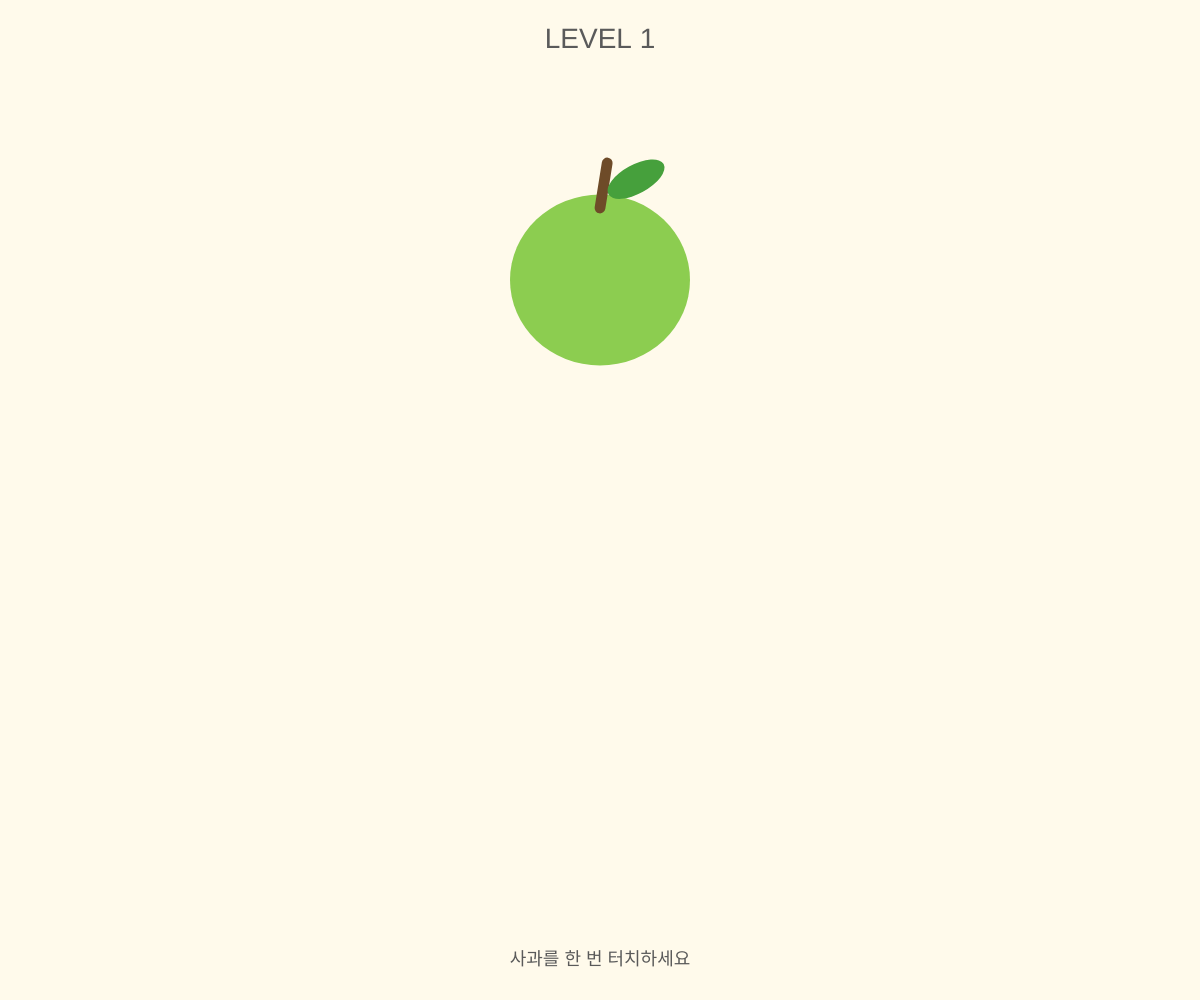
Frame 1 (no input)
Frame 60 (no input): identical to frame 1, image omitted
Frame 120 (the mouse pressed at the canvas centre since frame 60): identical to frame 1, image omitted

The p5.js sketch that drew this single still picture (run headless with seeded random() and noise() and a simulated clock; from frame 60 on, the mouse is pressed at the canvas centre):

// p5.js sketch
// ── sketch.js
let lv,s,a,b,n,lt,t,vy;
const R=()=>min(width,height)*.09;
function setup(){createCanvas(windowWidth,windowHeight);
textAlign(CENTER,CENTER);
start(1);}

function start(l){lv=l;
s='wait';
n=0;
lt=0;
vy=0;
b=null;
a={x:width/2,y:height*.28,body:true};}

function ap(x,y,body){
const r=R();
noStroke();
if(body){fill(140,205,80);
ellipse(x,y,r*2,r*1.9);}
stroke(110,75,40);
strokeWeight(r*.12);
strokeCap(ROUND);
line(x,y-r*.8,x+r*.08,y-r*1.3);
noStroke();
fill(70,160,60);
push();
translate(x+r*.4,y-r*1.12);
rotate(-.5);
ellipse(0,0,r*.7,r*.32);
pop();}

function draw(){
background(255,250,235);
let ox=0;
if(s=='done'&&millis()-t>700)start(2);
if(s=='shake'){const p=(millis()-t)/1200;
if(p>=1){s='fall';
vy=0;}
else ox=sin(p*TWO_PI*3)*R()*.3;}
if(s=='drag'){b.vx=lerp(b.vx,mouseX-b.x,.6);
b.vy=lerp(b.vy,mouseY-b.y,.6);
b.x=mouseX;
b.y=mouseY;}
if(s=='thrown'){
b.x+=b.vx;
b.y+=b.vy;
b.vx*=.985;
b.vy*=.985;
if(b.x<R()||b.x>width-R()){b.vx*=-1;
b.x=constrain(b.x,R(),width-R());}
if(b.y<R()||b.y>height-R()){b.vy*=-1;
b.y=constrain(b.y,R(),height-R());}
if(dist(a.x,a.y,b.x,b.y)<R()*1.9){s='fall';
vy=0;}
else if(mag(b.vx,b.vy)<.5)s='ready';}
if(s=='fall'){
vy+=.5;
a.y+=vy;
if(b)b.y+=vy;
if((b?min(a.y,b.y):a.y)>height+R()*2)start(lv%3+1);}
ap(a.x+ox,a.y,a.body);
if(b)ap(b.x,b.y,true);
fill(90);
noStroke();
textSize(28);
text('LEVEL '+lv,width/2,40);
textSize(18);
text(s=='wait'?['사과를 한 번 터치하세요','사과를 빠르게 두 번 터치하세요','화면을 빠르게 세 번 터치하세요'][lv-1]:(s=='ready'||s=='drag'||s=='thrown')?'새 사과를 드래그해서 던지세요':'',width/2,height-40);}

const hit=o=>dist(mouseX,mouseY,o.x,o.y)<R()*1.2;
function mousePressed(){
const m=millis();
if(lv==1&&s=='wait'&&hit(a)){a.body=false;
s='done';
t=m;}
else if(lv==2&&s=='wait'&&hit(a)){n=m-lt<600?n+1:1;
lt=m;
if(n==2){s='shake';
t=m;}}
else if(lv==3){
if(s=='ready'&&hit(b))s='drag';
else if(s=='wait'){n=m-lt<500?n+1:1;
lt=m;
if(n==3){b={x:width/2,y:height*.75,vx:0,vy:0};
s='ready';}}}
return false;}

function mouseDragged(){return false;}
function mouseReleased(){
if(s=='drag'){
const sp=mag(b.vx,b.vy);
if(sp>40){b.vx*=40/sp;
b.vy*=40/sp;}
s=sp>1?'thrown':'ready';}
return false;}

function windowResized(){resizeCanvas(windowWidth,windowHeight);
if(s!='fall'){a.x=width/2;
a.y=height*.28;}
if(b&&s!='fall'){b.x=constrain(b.x,R(),width-R());
b.y=constrain(b.y,R(),height-R());}}
